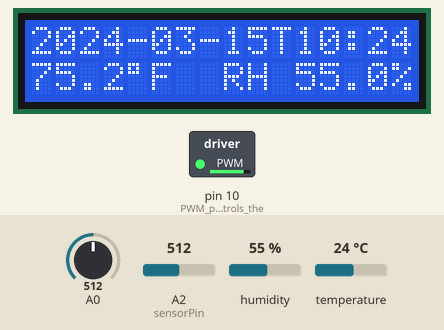
Recording of a sketch running on a simulated Arduino Uno, built with avr-gcc and run on an emulated ATmega328P. On the bench: 16×2 character LCD, switched loads named in the sketch (green lamp = pin HIGH). Inputs (shaded band) come from the test bench; at power-on: A0 = 512, humidity 55 %, A2 (sensorPin) = 512, temperature 24 °C. The local clock reads 2024-03-15 10:24:30 at power-on unless the sketch sets it; storage starts empty; what the sketch prints to the serial monitor is not drawn.

Above: at 6.1 s.
6.2 s: A0 set to 398
At 11.7 s:
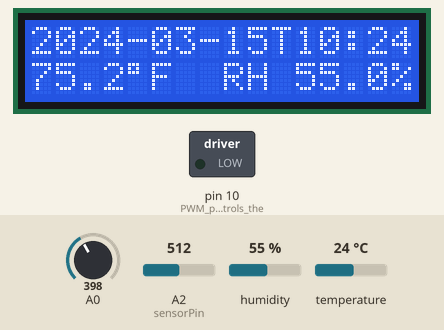
20.2 s: A0 set to 370
At 20.59 s:
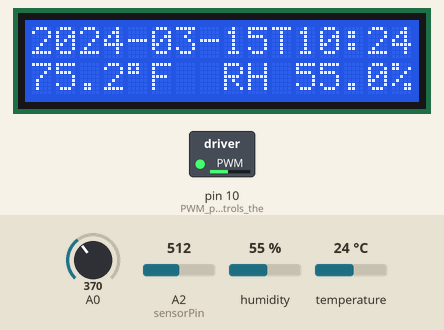
30.5 s: humidity set to 22 %
At 43.37 s:
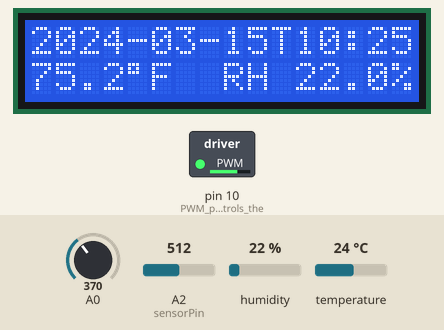
Timing chart, 0 to 46.0 s (numbered marks = the images above; inputs shaded):
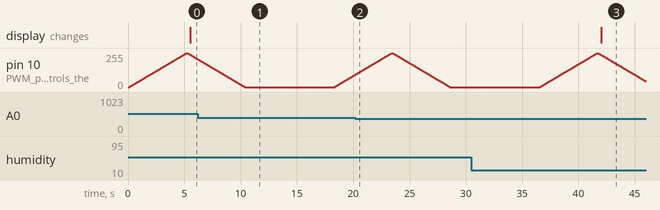

The sketch:

Logger-2018-11-04_summary.ino
```cpp
/* 2018-11-04 cewood  https://github.com/clarkclark/logger     build as of 2018-10-21
*     Arduino project to fill a need for monitoring Relative Humidity (RH) and temp in my new house.
*     Started with an Arduino Uno and a Chinese clone DFRobots LCD/button module.
*     Migrated to a Chinese Nano clone on a breakout board (appears as Arduino Duemilanove) with CH340 USB-serial chip.
*     Used AM2302 temp & RH module, learned to manipulate the output and displayed current RH & Temp on the LCD.
*        (later moved to AM2320 sensors for perhaps better accuracy)
*     Values changed over time, so I added a DS3231-based RTC module, connecting with I2C, to display current time.
*     I'm a BIG fan of ISO8601, but the RTC wants to talk mm/dd/yy like an American. Jumped through hoops to (correctly!) format the date/time.
*     Use Adafruit's RTC library, MUCH simpler, still requires manual padding for ISO8601.
*     To evaluate changes over time, I added an SD card module to LOG each observation, which communicates using SPI (mosi/miso).
*     Sending data to the serial port in real time, so I can see what's being recorded without stopping to read the SD card.
*     Since I STILL hadn't used all the I/O pins on the Nano, I added a photoresistor to monitor current light level (arbitrary value).
*        (photoresistor between +5 volts and Analog pin A2        10K ohm resistor between ground and Analog pin A2)
*     Best way to output all this stuff would be to buffer the output and then print each line: to the LCD, the serial monitor, and the SD card.
*        However, to print the degree symbol on the serial monitor,
*            Serial.print("\xC2");      // requires two-byte unicode to write to serial monitor
*            Serial.print("\xB0");
*        to print it on my LCD display,
*            lcd.print((char)223);      //the degree symbol 223 works here!
*        and to print it to my data logging file on an SD card,
*            myFile.print((char)176);   // degree symbol 176 works correctly for SD write
*        So I settled for three separate output stanzas.
*     At the request of a statistician friend, I also output data to a second SD card file to produce standard machine-readable csv data.  No comments.
*     LCD backlight is on PWM pin 10 (hardwired on the DFRobot shield), so I fade it in and out to show when it's safe to remove the SD card
*     Turns out the 15-second cycle of dark, fade backlight to bright, fade backlight to dark, repeat is very restful as a bedroom nightlight.
*     I had a 15-second delay between observations, so I spent that time waiting for a button-press on the DFRobot shield:
*        I send these to the SD card     left: "event 1";  right "event 2";  up "new location";  down "back home"
*        since this logger is portable but I'm not storing GPS location, this lets me insert remarks in the file for later review.
*        Also, the select button: full back light for a quick read during the dark period
*
*     I built a data-logging shield, includes SD card module and RTC module.  Hey! this is a universal data-logging device, not just RH & Temp!
*
*     So this device communicates using digital, serial, SPI, I2C.  (So far everything is wired, but there are still pins and addresses available for wireless.)
*
*/

  // LIBRARY... including libraries and global variables
#include <RTClib.h>        		// RTClib (Adafruit) ver 1.2.0 installed with Library Manager
#include <LiquidCrystal.h>		// dfRobot LCD shield
#include <DHT.h>		        // AM2302 temp & RH module (works for AM2320 as well)
#include <Wire.h>		        // I2C to talk to AM2302 temp&RH module (and any other I2C devices)
#include <SPI.h>	        	// to talk to an SPI (mosi&miso) device
#include <SD.h>			        // to talk to the SD card USING SPI
#define DHTPIN 15		        // pin D15 is Analog pin A1 for temp&RH sensor; cleaner wiring than using a digital pin
#define DS3231_I2C_ADDRESS 0x68		// this is the I2C address for the RTC on the bus
#define DHTTYPE DHT22		  	// DHT 22  (AM2302), AM2321
LiquidCrystal lcd(8, 9, 4, 5, 6, 7);	// select the DIGITAL pins used by the LCD PANEL (RS E D4 D5 D6 D7)
const int cs = 3;			// define Chip Select pin for SPI communication; the usual pin D10 (LCD backlight control) is not part of the 6-pin SPI
					// this pin stays +5V the whole time the sketch runs. It COULD be tied to Vcc and leave pin D3 available.
					// unless, of course, there's another SPDI device and they both get selected in turn.
int sensorPin = A2;    			// select the input pin for the photoresistor
int sensorValue = 0;  			// variable to store the value coming from the photoresistor
DHT dht(DHTPIN, DHTTYPE);		// mystery command for the temp/RH sensor. The previous 'define' statements resolve to: DHT dht(15, DHT22);
RTC_DS3231 rtc;
File myFile;				// for SD logging
File NicoFile;				// for SD logging

// define some values used by the LCD panel buttons
int lcd_key     = 0;
int adc_key_in  = 0;

#define btnRIGHT  0
#define btnUP     1
#define btnDOWN   2
#define btnLEFT   3
#define btnSELECT 4
#define btnNONE   5

int read_LCD_buttons(){               // I think this is a PROCESS to read the buttons
    adc_key_in = analogRead(0);       // read the value from the sensor

    // my buttons when read are centered at these values: 0, 144, 329, 504, 741
    // we add approx 50 to those values and check to see if we are close
    // We make btnNONE the first option since it will be the most likely result

    if (adc_key_in > 1000) return btnNONE;

   // For board version V1.0 (including Chinese clones)
     if (adc_key_in < 50)   return btnRIGHT;
     if (adc_key_in < 195)  return btnUP;
     if (adc_key_in < 380)  return btnDOWN;
     if (adc_key_in < 555)  return btnLEFT;
     if (adc_key_in < 790)  return btnSELECT;

    return btnNONE;                // when all others fail, return this. Unneeded?
}


  // SETUP... setup code, to run once
void setup()
{
  lcd.begin(16,2);			// define writable LCD space
  Wire.begin();				// talk to the RTC with I2C
  dht.begin();				// read the temp sensor
  pinMode(10, OUTPUT);			// PWM pin D10 controls the backlight on the LCD

  Serial.begin(9600);			// for troubleshooting, but we have plenty of time so leave it functioning
  Serial.println("data logging ****");

  myFile = SD.open("datalog.txt", FILE_WRITE);	// these steps happen for every SD card write
  NicoFile = SD.open("nico-log.txt", FILE_WRITE);	// these steps happen for every SD card write
  myFile.println("data logging ****");
  NicoFile.println("Hello Nico");
  myFile.close();
  NicoFile.close();

if (!SD.begin(cs))			// ! means 'not'
{
Serial.println("SD Card failed or not present");
}

/*
// looks like the clock set from PC time works just fine, but I'll leave this stanza remarked out anyway.
  if (! rtc.begin()) {				// from Adafruit example ds3231.ino for RTClib
    Serial.println("Couldn't find RTC");
    while (1);
  }
    if (rtc.lostPower()) {	// not sure what would trigger this, but it only works if we're attached to the PC
    Serial.println("RTC lost power, let's set the time!");
    // following line sets the RTC to the date & time this sketch WAS COMPILED (PC time)
    rtc.adjust(DateTime(F(__DATE__), F(__TIME__)));

    // This line sets the RTC with an explicit date & time, for example to set
    // January 21, 2014 at 3am you would call (OUTSIDE this conditional):
    //  rtc.adjust(DateTime(2018, 10, 13, 21, 30, 00));
    }
*/
    // This line sets the RTC with an explicit date & time, as (yyyy, mm, dd, hh, mm, ss)
    // unremark and update next line to manually set the time
    // rtc.adjust(DateTime(2018, 10, 14, 19, 49, 00));
    // THEN REMARK IT AND UPLOAD AGAIN, or every restart will reset to this time!

}

  //LOOP; the program that runs over and over
void loop()
{
    // fade the LCD backlight in and out while operations are occurring.
    // don't remove  the SD card when the backlight is on!
    //
    analogWrite(10, 0);		// start with a dark screen backlight

    // while it's dark, read the value from the photoresistor
    sensorValue = analogRead(sensorPin);	// (values roughly between 100 and 1000)

    // fade the backlight ON
    for (int i=0; i <= 255; i++)
    {
    analogWrite(10, i);		// set the brightness of pin 10 (LCD backlight)
    delay(20);			// 255 steps of 20 mSec each is about 5 seconds
    }

   	// Read humidity
  float h = dht.readHumidity();
  	// Read temperature as Fahrenheit (isFahrenheit = true)
  float f = dht.readTemperature(true);
  	// Read temperature as Celsius (the default) We don't need this
    //  float t = dht.readTemperature();

    DateTime now = rtc.now();

//	writing to serial **************************************************************************
  // here we hand-assemble an ISO 8601 date/time string
  Serial.print(now.year(), DEC);
  Serial.print("-");          // single quote would make this a minus operation
  if (now.month()<10)
  {
    Serial.print("0");
  }
  Serial.print(now.month(), DEC);
  Serial.print("-");
  if (now.day()<10)
  {
    Serial.print("0");
  }
  Serial.print(now.day(), DEC);
  Serial.print('T');
  if (now.hour()<10)
  {
    Serial.print("0");
  }
  Serial.print(now.hour(), DEC);
  Serial.print(':');
  if (now.minute()<10)
  {
    Serial.print("0");
  }
  Serial.print(now.minute(), DEC);
  Serial.print(':');
  if (now.second()<10)
  {
    Serial.print("0");
  }
  Serial.print(now.second(), DEC);
  Serial.print((char)9);	// the tab symbol
// now for the data
  Serial.print(f);		// Serial.print("XX.XX"); is the default
	//  Serial.print(f,1);		// Serial.print("XX.X"); limited to 1 decimal place
  Serial.print("\xC2");		// degree symbol requires two-byte unicode for Serial.print
  Serial.print("\xB0");
  Serial.print("F  RH ");
  Serial.print(h);		//Serial.print("XX.XX"); is the default
  Serial.print("%");
  Serial.print((char)9);    // the tab symbol
  Serial.print("light level is ");
  Serial.print(sensorValue);
  Serial.println();


// writing to SD card **************************************************************************

  myFile = SD.open("datalog.txt", FILE_WRITE);
  // here we hand-assemble an ISO 8601 date/time string
  myFile.print(now.year(), DEC);
  myFile.print("-");          // single quote would make this a minus operation
  if (now.month()<10)
  {
    myFile.print("0");
  }
  myFile.print(now.month(), DEC);
  myFile.print("-");
  if (now.day()<10)
  {
    myFile.print("0");
  }
  myFile.print(now.day(), DEC);
  myFile.print('T');
  if (now.hour()<10)
  {
    myFile.print("0");
  }
  myFile.print(now.hour(), DEC);
  myFile.print(':');
  if (now.minute()<10)
  {
    myFile.print("0");
  }
  myFile.print(now.minute(), DEC);
  myFile.print(':');
  if (now.second()<10)
  {
    myFile.print("0");
  }
  myFile.print(now.second(), DEC);
  myFile.print((char)9);		// should be a tab symbol
// now for the data
  myFile.print(f);			// myFile.print("XX.XX"); default
  myFile.print((char)176);		// degree symbol for SD write
  myFile.print("F  RH ");
  myFile.print(h);			//myFile.print("XX.XX");
  myFile.print("%");
  myFile.print((char)9);		// should be a tab symbol
  myFile.print("light level is ");
  myFile.print(sensorValue);
  myFile.println();

  myFile.close();

// writing csv file to SD card **************************************************************************
// target format for Nico's version of the file	"date, time, temp, RH, light"	"20181014, 202802, 69.62, 48.40, 786"
  NicoFile = SD.open("nico-log.txt", FILE_WRITE);

  // here we hand-assemble an ISO 8601 date/time string
  NicoFile.print(now.year(), DEC);
   if (now.month()<10)
   {
    NicoFile.print("0");
   }
  NicoFile.print(now.month(), DEC);
  if (now.day()<10)
  {
    NicoFile.print("0");
  }
  NicoFile.print(now.day(), DEC);
  NicoFile.print(", ");
  if (now.hour()<10)
  {
    NicoFile.print("0");
  }
  NicoFile.print(now.hour(), DEC);
  if (now.minute()<10)
  {
    NicoFile.print("0");
  }
  NicoFile.print(now.minute(), DEC);
  if (now.second()<10)
  {
    NicoFile.print("0");
  }
  NicoFile.print(now.second(), DEC);
  NicoFile.print(", ");
// now for the data
  NicoFile.print(f);			// NicoFile.print("XX.XX"); default
  NicoFile.print(", ");
  NicoFile.print(h);			//NicoFile.print("XX.XX");
  NicoFile.print(", ");
  NicoFile.print(sensorValue);
  NicoFile.println();

  NicoFile.close();

// writing to 16 x 02 LCD display **************************************************************************

  lcd.setCursor(0,0);      	// set the LCD cursor position, first column of upper row
  // here we hand-assemble an ISO 8601 date/time string
  lcd.print(now.year(), DEC);
  lcd.print("-");          // single quote would make this a minus operation
  if (now.month()<10)
  {
    lcd.print("0");
  }
  lcd.print(now.month(), DEC);
  lcd.print("-");
  if (now.day()<10)
  {
    lcd.print("0");
  }
  lcd.print(now.day(), DEC);
  lcd.print('T');
  if (now.hour()<10)
  {
    lcd.print("0");
  }
  lcd.print(now.hour(), DEC);
  lcd.print(':');
  if (now.minute()<10)
  {
    lcd.print("0");
  }
  lcd.print(now.minute(), DEC);
					//    lcd.print(':');  no room on the LCD
					//    lcd.print(now.second(), DEC);

// LINE 2, first column
  lcd.setCursor(0,1);
  lcd.print(f,1);			// lcd.print("XX.X");
  lcd.print((char)223);			//the degree symbol for lcd.print
  lcd.print("F  RH ");
  lcd.print(h,1);			//lcd.print("XX.X");
  lcd.print("%");
// no screen real estate to display light level so skip it.

// all three or four outputs are complete **************************************************************************

    // now we fade out the backlight
    for (int i=255; i >= 0; i--)
    {
    analogWrite(10, i);			// set the brightness of pin 10 (LCD backlight)
    delay(20);				// 255 steps of 20 mSec each is about 5 seconds
    }

//  delay (5000);       // fade-in and fade-out are about 5 seconds each, so this should give us 4 samples per minute

    for (int i=0; i <= 255; i++)     // the alternative to a 5 second rest is to read the buttons for 5 seconds (while LCD backlight is OFF)
    {
     lcd_key = read_LCD_buttons();   // read the buttons
     switch (lcd_key){               // depending on which button was pushed, we perform an action

       case btnRIGHT:{
            Serial.println("event 2");
            myFile = SD.open("datalog.txt", FILE_WRITE);
            myFile.println("event 2");
            myFile.close();
            break;
       }
       case btnLEFT:{
            Serial.println("event 1");
            myFile = SD.open("datalog.txt", FILE_WRITE);
            myFile.println("event 1");
            myFile.close();
             break;
       }
       case btnUP:{
            Serial.println("new location");
            myFile = SD.open("datalog.txt", FILE_WRITE);
            myFile.println("new location");
            myFile.close();
             break;
       }
       case btnDOWN:{
            Serial.println("return home");
            myFile = SD.open("datalog.txt", FILE_WRITE);
            myFile.println("return home");
            myFile.close();
             break;
       }
       case btnSELECT:{
            analogWrite(10, 255);    // set the brightness of pin 10 (LCD backlight) to FULL for 5 seconds
            delay(5000);
             break;
       }
     }
    delay(20);
   }
	// that spent five seconds (and maybe performed an action) Let's do it all again!
}
```

Measured:
- the behaviour switches between 380 and 379 on A0 (found by bisection; images 1 and 2)
- after the input at 30.5 s, the display: changes after 11.5 s (image 3)
- by itself, pin 10 (PWM_pin_D10_controls_the): rises from 0/255 to 255/255 in 5.1 s, then falls to 43/255 in 4.3 s
